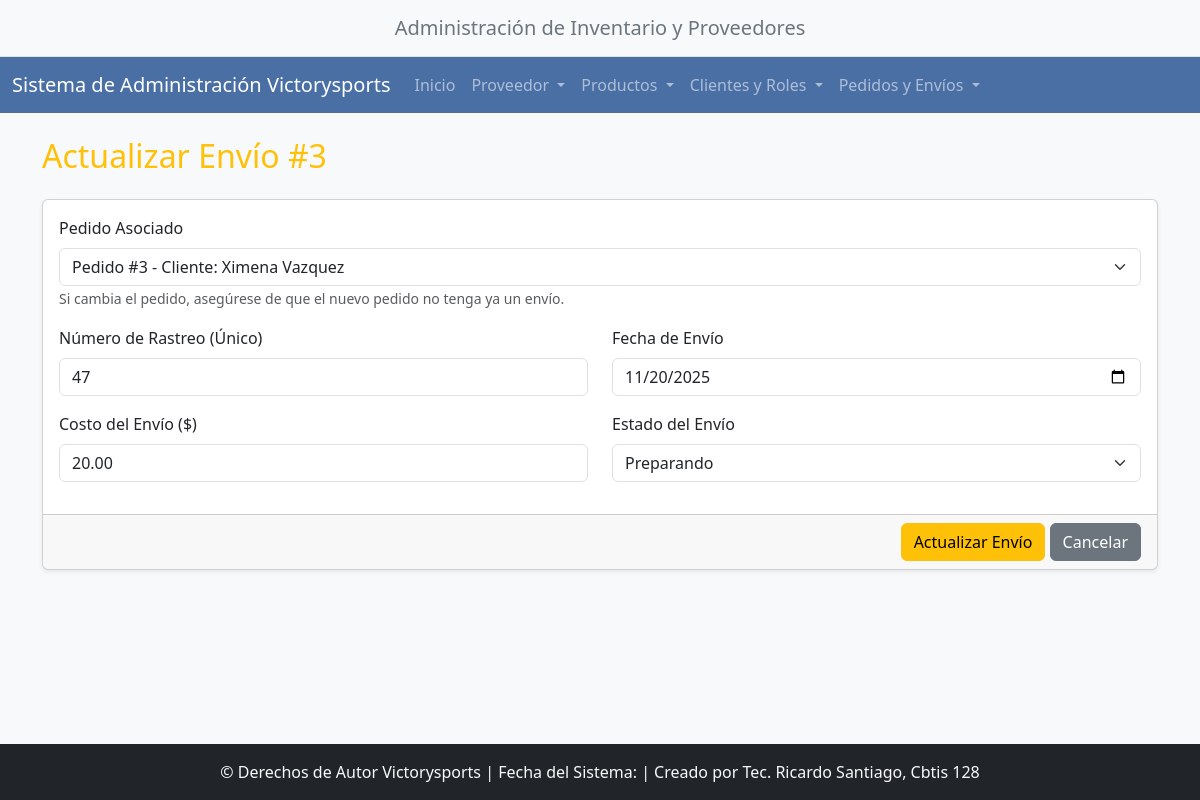
/envios/actualizar/3/, run on the app's committed database.
### app_victorysports/models.py (models this page shows, shortened)
class Envio(models.Model):
    pedido = models.OneToOneField(Pedido, on_delete=models.CASCADE)  # id_pedido
    numero_rastreo = models.CharField(max_length=100, unique=True)
    fecha_envio = models.DateField()
    costo_envio = models.DecimalField(max_digits=10, decimal_places=2)
    estado_envio = models.CharField(max_length=50)
    class Meta:
        verbose_name = "Envío"
        verbose_name_plural = "Envíos"

### app_victorysports/views.py (the view)
# urls.py: path('envios/actualizar/<int:pk>/', views.actualizar_envio, name='actualizar_envio'),
def actualizar_envio(request, pk):
    envio = get_object_or_404(Envio, pk=pk)
    pedidos_disponibles = Pedido.objects.filter(envio__isnull=True).select_related('cliente') | Pedido.objects.filter(pk=envio.pedido.pk)
    context = {'envio': envio, 'pedidos': pedidos_disponibles.order_by('-id'), 'estados': ESTADOS_ENVIO}
    return render(request, 'envio/actualizar_envio.html', context)

### app_victorysports/templates/envio/actualizar_envio.html (shortened to what this page needs)
{% extends "base.html" %}
{% block content %}
<h2 class="mb-4 text-warning">Actualizar Envío #{{ envio.pk }}</h2>
<form method="POST" action="{% url 'realizar_actualizacion_envio' %}">
    <div class="card shadow-sm">
        <div class="card-body">
            <div class="mb-3">
                <label for="pedido_id" class="form-label">Pedido Asociado</label>
                <select class="form-select" id="pedido_id" name="pedido_id" required>
                    {% for pedido in pedidos %}
                        <option value="{{ pedido.pk }}" {% if envio.pedido.pk == pedido.pk %}selected{% endif %}>
                            Pedido #{{ pedido.pk }} - Cliente: {{ pedido.cliente.nombre_completo }}
                        </option>
                    {% empty %}
                        <option value="" disabled>No hay pedidos disponibles.</option>
                    {% endfor %}
                </select>
                <small class="text-muted">Si cambia el pedido, asegúrese de que el nuevo pedido no tenga ya un envío.</small>
            </div>
            <div class="row">
                <div class="col-md-6 mb-3">
                    <label for="numero_rastreo" class="form-label">Número de Rastreo (Único)</label>
                    <input type="text" class="form-control" id="numero_rastreo" name="numero_rastreo" value="{{ envio.numero_rastreo }}" required>
                </div>
                <div class="col-md-6 mb-3">
                    <label for="fecha_envio" class="form-label">Fecha de Envío</label>
                    <input type="date" class="form-control" id="fecha_envio" name="fecha_envio" value="{{ envio.fecha_envio|date:'Y-m-d' }}" required>
                </div>
            </div>
            <div class="row">
                <div class="col-md-6 mb-3">
                    <label for="costo_envio" class="form-label">Costo del Envío ($)</label>
                    <input type="number" step="0.01" class="form-control" id="costo_envio" name="costo_envio" value="{{ envio.costo_envio }}" required>
                </div>
                <div class="col-md-6 mb-3">
                    <label for="estado_envio" class="form-label">Estado del Envío</label>
                    <select class="form-select" id="estado_envio" name="estado_envio" required>
                        {% for estado in estados %}
                            <option value="{{ estado }}" {% if envio.estado_envio == estado %}selected{% endif %}>{{ estado }}</option>
                        {% endfor %}
                    </select>
                </div>
            </div>
        </div>
        <div class="card-footer text-end">
            <button type="submit" class="btn btn-warning">Actualizar Envío</button>
            <a href="{% url 'ver_envio' %}" class="btn btn-secondary">Cancelar</a>
        </div>
    </div>
</form>
{% endblock content %}

### app_victorysports/templates/base.html (style rules this page uses)
body { background-color: #f8f9fa; }
html { position: relative; min-height: 100%; }
body { margin-bottom: 70px; }

### data on the page
Envio: pk "3", pedido_id "Pedido #3 - Cliente: Ximena Vazquez", numero_rastreo "47", fecha_envio "11/20/2025", costo_envio "20.00", estado_envio "Preparando"
